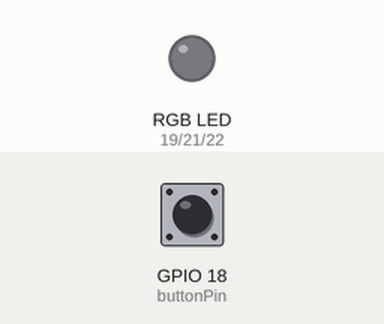
Recording of a sketch running on a simulated ESP32. Shown: an RGB LED mixed from three pins (HIGH = lit). The test bench sets the inputs (shaded band); at power-on: GPIO 18 (buttonPin) LOW.

Above: at 1.2 s.
1.3 s: GPIO 18 (buttonPin) pulled HIGH for 0.15 s
At 1.37 s:
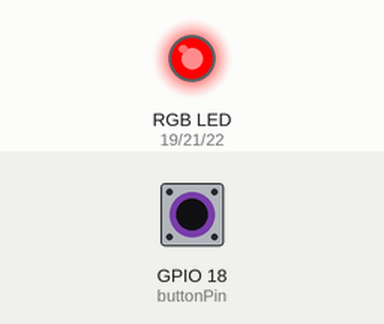
2.9 s: GPIO 18 (buttonPin) pulled HIGH for 3.2 s
At 6.9 s:
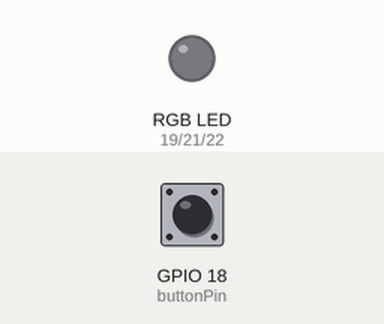
Timing chart, 0 to 8.4 s (numbered marks = the images above; inputs shaded):
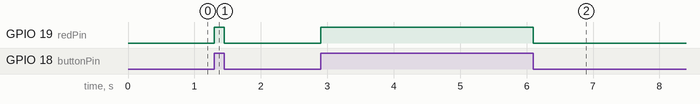

Measured:
- after the input at 1.3 s, GPIO 19 (redPin): LOW → HIGH at once, → LOW 0.15 s later
- after the input at 2.9 s, GPIO 19 (redPin): LOW → HIGH at once, → LOW 3.2 s later

The sketch:

Button_module.ino
```cpp
// KY-004 Button and KY-009 RGB LED module example code for ESP32 Devkit v1

const int buttonPin = 18; // define the KY-004 button pin
const int redPin = 19; // define the KY-009 red LED pin
const int greenPin = 21; // define the KY-009 green LED pin
const int bluePin = 22; // define the KY-009 blue LED pin

void setup() {
  pinMode(buttonPin, INPUT); // set the KY-004 button pin as input
  pinMode(redPin, OUTPUT); // set the KY-009 red LED pin as output
  pinMode(greenPin, OUTPUT); // set the KY-009 green LED pin as output
  pinMode(bluePin, OUTPUT); // set the KY-009 blue LED pin as output
}

void loop() {
  int buttonState = digitalRead(buttonPin); // read the KY-004 button state

  if (buttonState == HIGH) { // if the button is pressed
    digitalWrite(redPin, HIGH); // turn on the red LED
    digitalWrite(greenPin, LOW); // turn off the green LED
    digitalWrite(bluePin, LOW); // turn off the blue LED
  } else { // if the button is not pressed
    digitalWrite(redPin, LOW); // turn off the red LED
    digitalWrite(greenPin, LOW); // turn off the green LED
    digitalWrite(bluePin, LOW); // turn off the blue LED
  }
}
```
